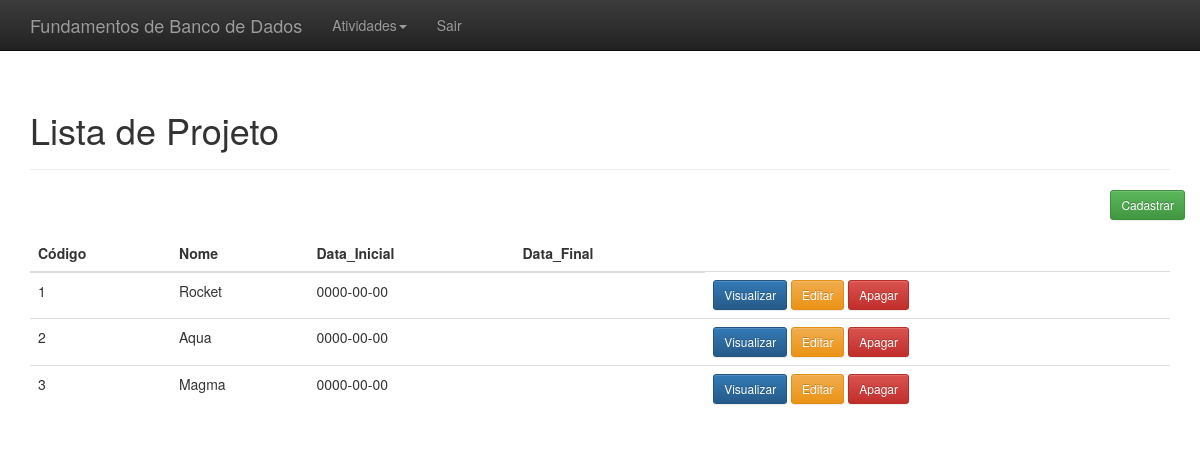
/index.php?link=22, run on the app's committed database.
### tables this page shows
CREATE TABLE Projeto(
	Codigo INT ,
    Nome VARCHAR(100),
    DataInicial DATE,
    DataFinal DATE
    );

### listar_projeto.php (the view, shortened to what this page needs)
<?php
    include "conexao.php";
	$resultado=mysqli_query($conectar,"SELECT * FROM projeto ORDER BY codigo");
?>
<div class="container theme-showcase" role="main">
  <div class="page-header">
	<h1>Lista de Projeto</h1>
  </div>
  <div class="row espaco">
	<div class="pull-right">
		<a href="index.php?link=3"<button type='button' class='btn btn-sm btn-success'>Cadastrar</button></a>
	</div>
  </div>
  <div class="row">
	<div class="col-md-12">
	  <table class="table">
		<thead>
		  <tr>
			<th>Código</th>
			<th>Nome</th>
			<th>Data_Inicial</th>
			<th>Data_Final</th>
		  </tr>
		</thead>
		<tbody>
			<?php
				while($linhas = mysqli_fetch_array($resultado)){
					echo "<tr>";
						echo "<td>".$linhas['Codigo']."</td>";
						echo "<td>".$linhas['Nome']."</td>";
						echo "<td>".$linhas['DataInicial']."</td>";
						echo "<td>".$linhas['DataFinal']."</td>";
						?>
						<td>
						<a href='index.php?link=5&id=<?php echo $linhas['id']; ?>'><button type='button' class='btn btn-sm btn-primary'>Visualizar</button></a>
						<a href='index.php?link=4&id=<?php echo $linhas['id']; ?>'><button type='button' class='btn btn-sm btn-warning'>Editar</button></a>
						<a href='processa/proc_apagar_projeto.php?Codigo=<?php echo $linhas['Codigo']; ?>'><button type='button' class='btn btn-sm btn-danger'>Apagar</button></a>
						<?php
					echo "</tr>";
				}
			?>
		</tbody>
	  </table>
	</div>
  </div>
</div>

### css/theme.css (style rules this page uses)
body { padding-top: 70px; padding-bottom: 30px; }
.espaco { margin-bottom:15px; }

### data on the page
projeto: Codigo "1", Nome "Rocket", DataInicial "0000-00-00"
projeto: Codigo "2", Nome "Aqua", DataInicial "0000-00-00"
projeto: Codigo "3", Nome "Magma", DataInicial "0000-00-00"
